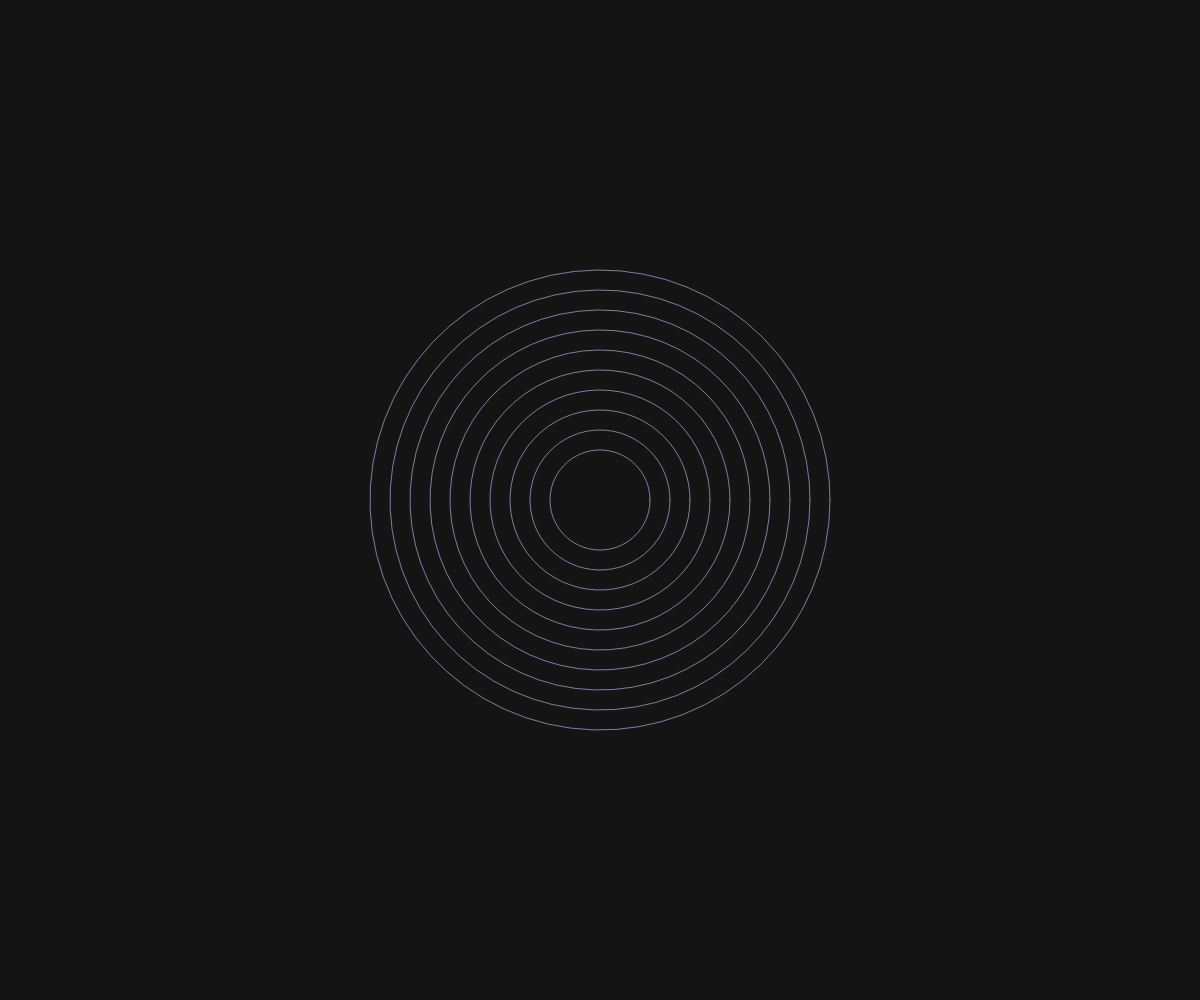
Frame 1 (no input)
Frame 60 (no input): identical to frame 1, image omitted
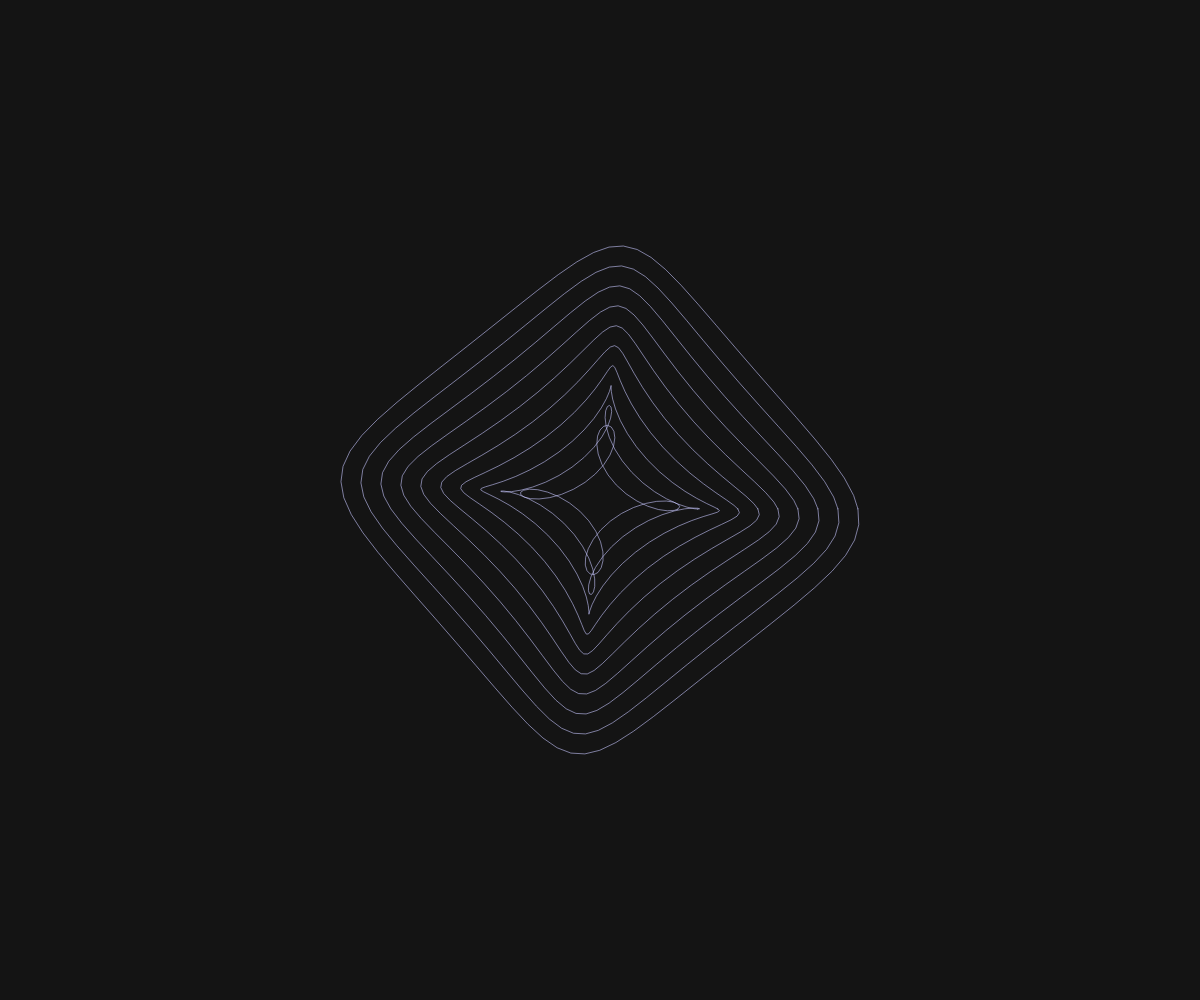
Frame 120 (the mouse pressed at the canvas centre since frame 60)

The p5.js sketch that drew these frames (run headless with seeded random() and noise() and a simulated clock; from frame 60 on, the mouse is pressed at the canvas centre):

// p5.js sketch
// ── sketch.js
function setup() {
  createCanvas(windowWidth, windowHeight);
}

function draw() {
  background(20);
  noFill();
  stroke(200, 200, 255, 150);

  translate(width / 2, height / 2);
  for (let r = 50; r < 250; r += 20) {
    beginShape();
    for (let a = 0; a < TWO_PI; a += 0.1) {
      let x = r * cos(a) + sin(frameCount * 0.01 + a * 3) * mouseX * 0.05;
      let y = r * sin(a) + cos(frameCount * 0.01 + a * 3) * mouseY * 0.05;
      vertex(x, y);
    }
    endShape(CLOSE);
  }
}
